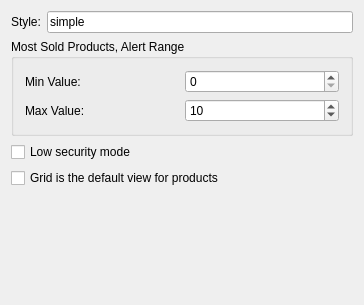
<?xml version="1.0" encoding="UTF-8"?>
<ui version="4.0">
 <class>prefs_base</class>
 <widget class="QWidget" name="prefs_base">
  <property name="geometry">
   <rect>
    <x>0</x>
    <y>0</y>
    <width>364</width>
    <height>305</height>
   </rect>
  </property>
  <layout class="QVBoxLayout" name="verticalLayout_3">
   <item>
    <layout class="QHBoxLayout" name="horizontalLayout">
     <item>
      <widget class="QLabel" name="label">
       <property name="text">
        <string>Style:</string>
       </property>
      </widget>
     </item>
     <item>
      <widget class="QLineEdit" name="kcfg_styleName">
       <property name="text">
        <string>simple</string>
       </property>
       <property name="readOnly">
        <bool>true</bool>
       </property>
      </widget>
     </item>
    </layout>
   </item>
   <item>
    <widget class="QGroupBox" name="groupBox">
     <property name="title">
      <string>Most Sold Products, Alert Range</string>
     </property>
     <layout class="QVBoxLayout" name="verticalLayout">
      <item>
       <layout class="QHBoxLayout" name="horizontalLayout_2">
        <item>
         <widget class="QLabel" name="label_3">
          <property name="text">
           <string>Min Value:</string>
          </property>
         </widget>
        </item>
        <item>
         <widget class="QSpinBox" name="kcfg_mostSoldMinValue">
          <property name="minimum">
           <number>0</number>
          </property>
          <property name="maximum">
           <number>9999</number>
          </property>
          <property name="singleStep">
           <number>1</number>
          </property>
          <property name="value">
           <number>0</number>
          </property>
         </widget>
        </item>
       </layout>
      </item>
      <item>
       <layout class="QHBoxLayout" name="horizontalLayout_3">
        <item>
         <widget class="QLabel" name="label_2">
          <property name="text">
           <string>Max Value:</string>
          </property>
         </widget>
        </item>
        <item>
         <widget class="QSpinBox" name="kcfg_mostSoldMaxValue">
          <property name="minimum">
           <number>1</number>
          </property>
          <property name="maximum">
           <number>9999</number>
          </property>
          <property name="value">
           <number>10</number>
          </property>
         </widget>
        </item>
       </layout>
      </item>
     </layout>
    </widget>
   </item>
   <item>
    <widget class="QCheckBox" name="kcfg_lowSecurityMode">
     <property name="text">
      <string>Low security mode</string>
     </property>
    </widget>
   </item>
   <item>
    <widget class="QCheckBox" name="kcfg_isProductsGridDefault">
     <property name="text">
      <string>Grid is the default view for products</string>
     </property>
    </widget>
   </item>
   <item>
    <spacer name="verticalSpacer">
     <property name="orientation">
      <enum>Qt::Vertical</enum>
     </property>
     <property name="sizeHint" stdset="0">
      <size>
       <width>20</width>
       <height>40</height>
      </size>
     </property>
    </spacer>
   </item>
  </layout>
 </widget>
 <layoutdefault spacing="6" margin="11"/>
 <pixmapfunction>qPixmapFromMimeSource</pixmapfunction>
 <includes>
  <include location="local">kcolorbutton.h</include>
 </includes>
 <resources/>
 <connections/>
</ui>
